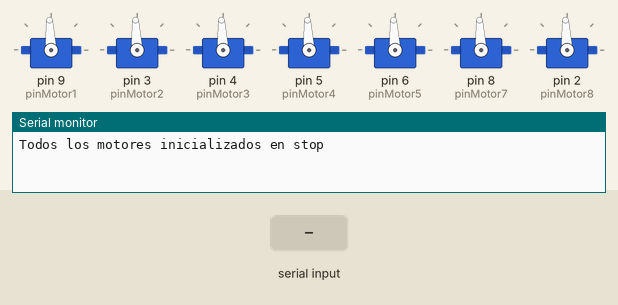
Recording of a sketch running on a simulated Arduino Uno, built for the host (arithmetic inside an expression is 32-bit, double 64-bit). Parts: 7 × servo, the last lines printed to the serial monitor. The test bench sets the inputs (shaded band).

Above: at 3.2 s.
3.3 s: "1 90\n" received over Serial
At 3.9 s:
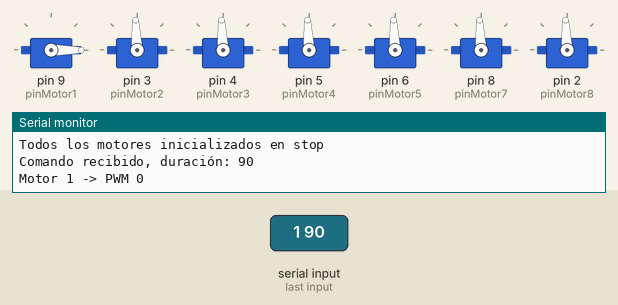
Timing chart, 0 to 6.3 s (numbered marks = the images above; inputs shaded):
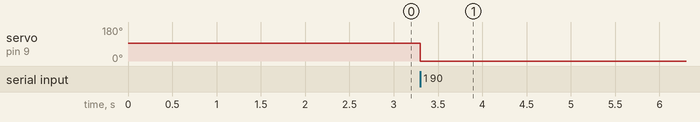

The sketch:

experiment2.ino
```cpp
#include <Servo.h>

Servo motor1, motor2, motor3, motor4, motor5, motor7, motor8;

int pinMotor1 = 9;
int pinMotor2 = 3;
int pinMotor3 = 4;
int pinMotor4 = 5;
int pinMotor5 = 6;
int pinMotor7 = 8;
int pinMotor8 = 2;

void moverMotor(int motorNum, int señal) {
  if (motorNum == 1) motor1.writeMicroseconds(señal);
  else if (motorNum == 2) motor2.writeMicroseconds(señal);
  else if (motorNum == 3) motor3.writeMicroseconds(señal);
  else if (motorNum == 4) motor4.writeMicroseconds(señal);
  else if (motorNum == 5) motor5.writeMicroseconds(señal);
  else if (motorNum == 7) motor7.writeMicroseconds(señal);
  else if (motorNum == 8) motor8.writeMicroseconds(señal);
}

void setup() {
  motor1.attach(pinMotor1);
  motor2.attach(pinMotor2);
  motor3.attach(pinMotor3);
  motor4.attach(pinMotor4);
  motor5.attach(pinMotor5);
  motor7.attach(pinMotor7);
  motor8.attach(pinMotor8);

  Serial.begin(9600);

  moverMotor(1, 1500);
  moverMotor(2, 1500);
  moverMotor(3, 1500);
  moverMotor(4, 1500);
  moverMotor(5, 1500);
  moverMotor(7, 1500);
  moverMotor(8, 1500);

  Serial.println("Todos los motores inicializados en stop");
  delay(2000);
}

void loop() {
  if (Serial.available() > 0) {
    String command = Serial.readStringUntil('\n');
    command.trim();

    // Separar todos los "tokens" del comando
    int lastSpace = command.lastIndexOf(' ');
    if (lastSpace < 0) return;

    int duration = command.substring(lastSpace + 1).toInt();
    String motorsPWM = command.substring(0, lastSpace);

    Serial.println("Comando recibido, duración: " + String(duration));

    // Procesar pares motor-pwm
    int start = 0;
    while (start < motorsPWM.length()) {
      int spaceIdx = motorsPWM.indexOf(' ', start);
      String motorStr, pwmStr;
      if (spaceIdx >= 0) {
        motorStr = motorsPWM.substring(start, spaceIdx);
        start = spaceIdx + 1;
      } else {
        motorStr = motorsPWM.substring(start);
        start = motorsPWM.length();
      }

      spaceIdx = motorsPWM.indexOf(' ', start);
      if (spaceIdx >= 0) {
        pwmStr = motorsPWM.substring(start, spaceIdx);
        start = spaceIdx + 1;
      } else {
        pwmStr = motorsPWM.substring(start);
        start = motorsPWM.length();
      }

      int motorNum = motorStr.toInt();
      int pwm = pwmStr.toInt();

      moverMotor(motorNum, pwm);
      Serial.println("Motor " + String(motorNum) + " -> PWM " + String(pwm));
    }

    delay(duration * 1000);

    // Detener todos los motores enviados
    start = 0;
    while (start < motorsPWM.length()) {
      int spaceIdx = motorsPWM.indexOf(' ', start);
      String motorStr;
      if (spaceIdx >= 0) {
        motorStr = motorsPWM.substring(start, spaceIdx);
        start = spaceIdx + 1;
      } else {
        motorStr = motorsPWM.substring(start);
        start = motorsPWM.length();
      }

      int motorNum = motorStr.toInt();
      moverMotor(motorNum, 1500);
    }

    Serial.println("Motores detenidos");
  }
}
```

Measured:
- after the input at 3.3 s, servo on pin 9 (pinMotor1): 93° → 0° at once
